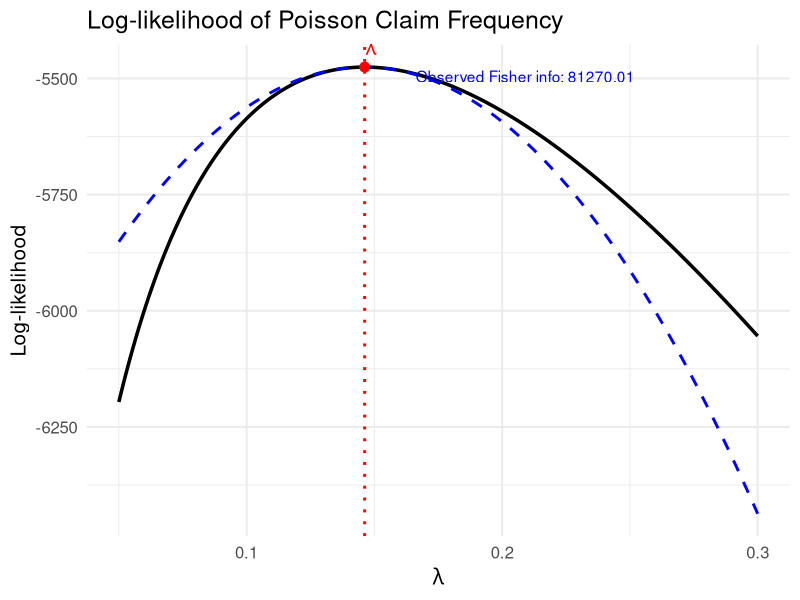
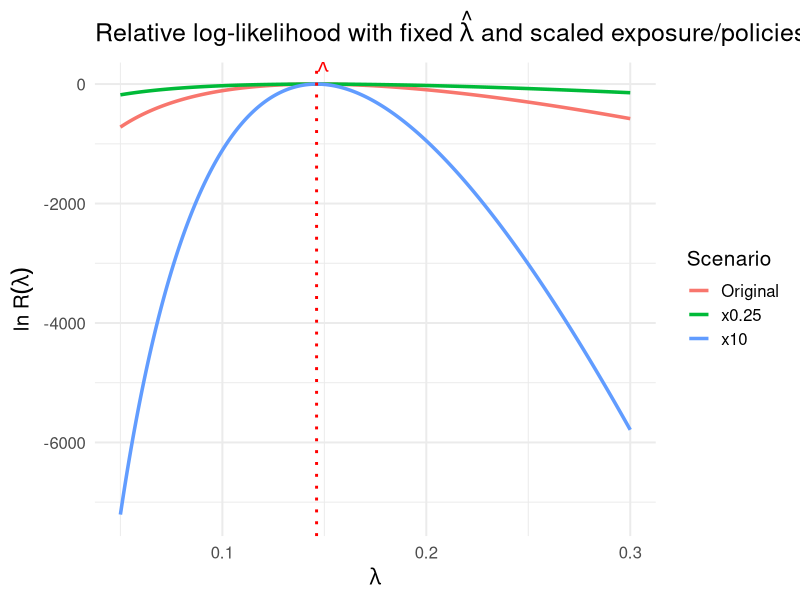

Reproduce these figures in R, in order.
#Illustration of Poisson log likelihood
library(ggplot2) #For plots
library(numDeriv) #To compute derivatives

# Data
claims <- c(0, 1, 2, 3, 4)
policy_counts <- c(12962, 1369, 157, 14, 3)
exposures <- c(10545.94, 1187.13, 134.66, 11.08, 2.52)
total_claims <- sum(claims * policy_counts)
total_exposure <- sum(exposures)
lambda_hat <- total_claims / total_exposure

#Compute loglikelihood
loglik <- function(lambda) {
  sum(
    -lambda * exposures +
      policy_counts * claims * log(lambda) +
      policy_counts * claims * log(exposures / policy_counts) -
      policy_counts * lfactorial(claims)
  )
}

lambdas <- seq(0.05, 0.3, length.out = 500)
loglik_values <- sapply(lambdas, loglik)

#Observed Fisher information
obs_info <- -hessian(loglik, lambda_hat)

#Curve approximation of the loglikelihood using Fisher information
curve_approx <- function(l) {
  loglik(lambda_hat) - 0.5 * obs_info * (l - lambda_hat)^2
}
quad_values <- curve_approx(lambdas)

#Build dataframe
df <- data.frame(
  lambda = lambdas,
  loglik = loglik_values,
  quad = quad_values
)

# For single MLE point
df_mle <- data.frame(
  lambda = lambda_hat,
  loglik = loglik(lambda_hat)
)

ggplot(df, aes(x = lambda)) +
  geom_line(aes(y = loglik), linewidth = 1.2, color = "black") +
  geom_line(aes(y = quad), linetype = "dashed", color = "blue", linewidth = 1) +
  geom_vline(xintercept = lambda_hat, color = "red", linetype = "dotted", linewidth = 1) +
  geom_point(data = df_mle, aes(x = lambda, y = loglik), color = "red", size = 3) +
  annotate("text", x = lambda_hat, y = loglik(lambda_hat), 
           label = "hat(lambda)", color = "red", hjust = -0.1, vjust = -0.5, size = 5, parse = TRUE) +
  labs(
    title = "Log-likelihood of Poisson Claim Frequency",
    x = expression(lambda),
    y = "Log-likelihood"
  ) +
  theme_minimal(base_size = 15) +
  annotate("text", x = lambda_hat+0.02, y = loglik(lambda_hat)-20,
           label = paste0("Observed Fisher info: ", round(obs_info, 2)),
           color = "blue", hjust = 0)

cat("Estimated lambda (MLE):", lambda_hat, "\n")
cat("Observed Fisher information:", obs_info, "\n")

#How does the likelihood change when we vary exposures ? 

library(ggplot2)

# Original data
claims <- c(0, 1, 2, 3, 4)
policy_counts <- c(12962, 1369, 157, 14, 3)
exposures <- c(10545.94, 1187.13, 134.66, 11.08, 2.52)

# Compute original lambda_hat and likelihood
lambda_hat <- sum(claims * policy_counts) / sum(exposures)

loglik <- function(lambda, exposures, claims, policy_counts) {
  sum(
    -lambda * exposures +
      policy_counts * claims * log(lambda) +
      policy_counts * claims * log(exposures / policy_counts) -
      policy_counts * lfactorial(claims)
  )
}

# Scaling scenarios
scenarios <- list(
  "Original" = list(scalar = 1),
  "x0.25" = list(scalar = 0.25),
  "x10" = list(scalar = 10)
)

lambdas <- seq(0.05, 0.3, length.out = 500)
plot_data <- data.frame()

#Compute log likelihood and relative loglikelihood in each scenario
for (sc in names(scenarios)) {
  s <- scenarios[[sc]]$scalar
  exp_scaled <- exposures * s
  pol_scaled <- policy_counts * s
  
  # log-likelihood for scaled scenario
  loglik_vals <- sapply(lambdas, loglik, exposures = exp_scaled, claims = claims, policy_counts = pol_scaled)
  ll_at_hat <- loglik(lambda_hat, exp_scaled, claims, pol_scaled)
  rel_ll <- loglik_vals - ll_at_hat
  plot_data <- rbind(plot_data,
                     data.frame(lambda = lambdas, logR = rel_ll, scenario = sc))
}

ggplot(plot_data, aes(x = lambda, y = logR, color = scenario)) +
  geom_line(linewidth = 1.2) +
  geom_vline(xintercept = lambda_hat, linetype = "dotted", color = "red", linewidth = 1) +
  labs(
    title = expression(paste("Relative log-likelihood with fixed ", hat(lambda), " and scaled exposure/policies")),
    x = expression(lambda),
    y = expression(ln~R(lambda)),
    color = "Scenario"
  ) +
  theme_minimal(base_size = 15) +
  annotate("text", x = lambda_hat, y = max(plot_data$logR), 
           label = "hat(lambda)", color = "red", hjust = -0.1, vjust = -0.5, size = 5, parse = TRUE)
